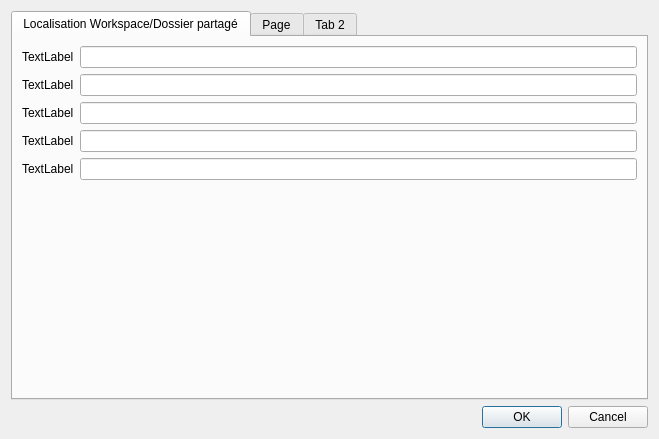
<?xml version="1.0" encoding="UTF-8"?>
<ui version="4.0">
 <class>Form</class>
 <widget class="QWidget" name="Form">
  <property name="geometry">
   <rect>
    <x>0</x>
    <y>0</y>
    <width>659</width>
    <height>439</height>
   </rect>
  </property>
  <property name="windowTitle">
   <string>Réglages</string>
  </property>
  <layout class="QVBoxLayout" name="verticalLayout_2">
   <item>
    <layout class="QVBoxLayout" name="verticalLayout">
     <item>
      <widget class="QTabWidget" name="tabWidget">
       <property name="currentIndex">
        <number>0</number>
       </property>
       <widget class="QWidget" name="tab">
        <attribute name="title">
         <string>Localisation Workspace/Dossier partagé</string>
        </attribute>
        <layout class="QVBoxLayout" name="verticalLayout_4">
         <item>
          <layout class="QFormLayout" name="formLayout">
           <item row="0" column="0">
            <widget class="QLabel" name="label">
             <property name="text">
              <string>TextLabel</string>
             </property>
            </widget>
           </item>
           <item row="0" column="1">
            <widget class="QLineEdit" name="lineEdit"/>
           </item>
           <item row="1" column="0">
            <widget class="QLabel" name="label_2">
             <property name="text">
              <string>TextLabel</string>
             </property>
            </widget>
           </item>
           <item row="2" column="0">
            <widget class="QLabel" name="label_3">
             <property name="text">
              <string>TextLabel</string>
             </property>
            </widget>
           </item>
           <item row="3" column="0">
            <widget class="QLabel" name="label_4">
             <property name="text">
              <string>TextLabel</string>
             </property>
            </widget>
           </item>
           <item row="4" column="0">
            <widget class="QLabel" name="label_5">
             <property name="text">
              <string>TextLabel</string>
             </property>
            </widget>
           </item>
           <item row="1" column="1">
            <widget class="QLineEdit" name="lineEdit_2"/>
           </item>
           <item row="2" column="1">
            <widget class="QLineEdit" name="lineEdit_3"/>
           </item>
           <item row="4" column="1">
            <widget class="QLineEdit" name="lineEdit_4"/>
           </item>
           <item row="3" column="1">
            <widget class="QLineEdit" name="lineEdit_5"/>
           </item>
          </layout>
         </item>
        </layout>
       </widget>
       <widget class="QWidget" name="tab_3">
        <attribute name="title">
         <string>Page</string>
        </attribute>
       </widget>
       <widget class="QWidget" name="tab_2">
        <attribute name="title">
         <string>Tab 2</string>
        </attribute>
       </widget>
      </widget>
     </item>
    </layout>
   </item>
   <item>
    <widget class="QDialogButtonBox" name="buttonBox">
     <property name="standardButtons">
      <set>QDialogButtonBox::Cancel|QDialogButtonBox::Ok</set>
     </property>
    </widget>
   </item>
  </layout>
 </widget>
 <resources/>
 <connections/>
</ui>
